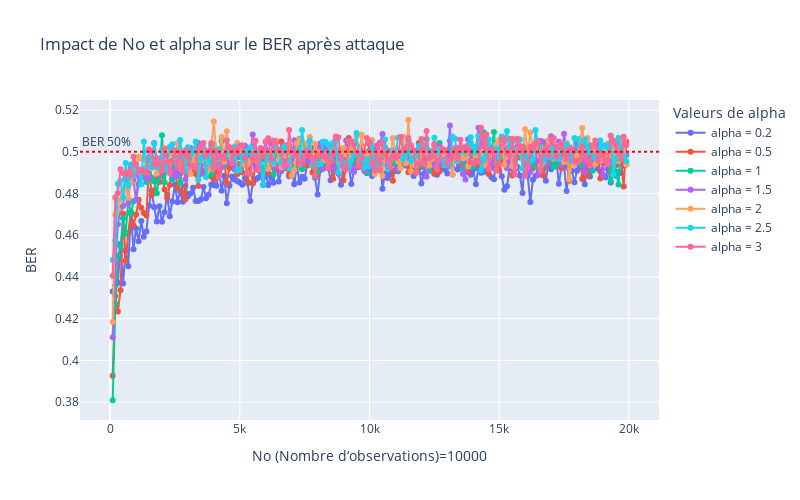
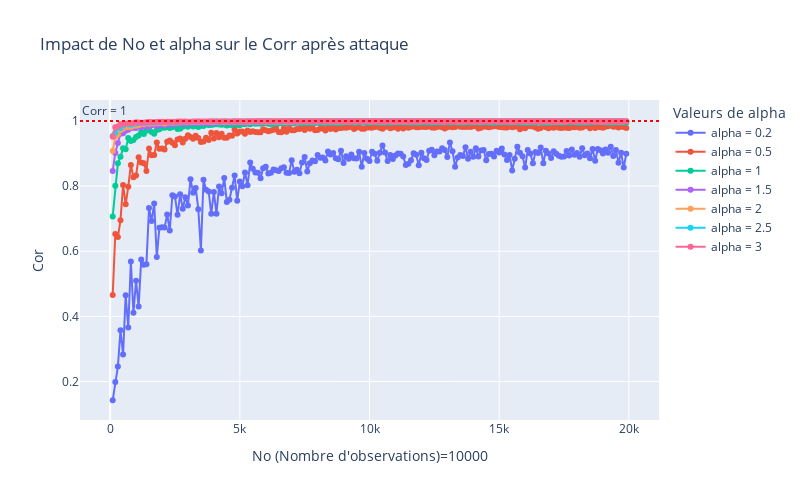

The notebook cell saved with these charts, in order:
### Code cell
alpha_values = [0.2, 0.5, 1, 1.5, 2, 2.5, 3] # Tune the power of the watermark here
Ni_grand = 20000

fig_ber = go.Figure()
fig_corr = go.Figure()
fig_ber.add_hline(y=0.5, line_dash="dot", line_color="red", annotation_text="BER 50%", annotation_position="top left")
fig_corr.add_hline(y=1, line_dash="dot", line_color="red", annotation_text="Corr = 1", annotation_position="top left")

for alpha in alpha_values:
    # Réinitialisation des vecteurs pour les plots
    ber_values = []
    corr_values = []
    No_values = range(100,Ni_grand,100) 
    for No in No_values:
        ber_val, corr_val = do_process(alpha, No)
        ber_values.append(ber_val)
        corr_values.append(corr_val)
    # Graphique du BER
    fig_ber.add_trace(go.Scatter(x=list(No_values), y=ber_values, mode='lines+markers', name=f'alpha = {alpha}'))
    # Graphique du Corr
    fig_corr.add_trace(go.Scatter(x=list(No_values), y=corr_values, mode='lines+markers', name=f'alpha = {alpha}'))
fig_corr.update_layout(
    title="Impact de No et alpha sur le Corr après attaque",
    xaxis_title=f"No (Nombre d'observations)={Ni}",
    yaxis_title="Cor",
    legend_title='Valeurs de alpha',
    width=800,
    height=500
)
    
fig_ber.update_layout(
    title='Impact de No et alpha sur le BER après attaque',
    xaxis_title=f'No (Nombre d‘observations)={Ni}',
    yaxis_title='BER',
    legend_title='Valeurs de alpha',
    width=800,
    height=500
)
fig_ber.show()
fig_corr.show()

### Figure 1 — Plotly figure (JSON) as saved in the notebook; plotly's stock layout.template omitted (floating-point values rounded to 4 significant figures; data arrays with more than 128 entries replaced by an {"elided": "..."} marker saying what was removed)
{"data": [{"mode": "lines+markers", "name": "alpha = 0.2", "type": "scatter", "x": {"elided": "199 int values"}, "y": {"elided": "199 float values"}}, {"mode": "lines+markers", "name": "alpha = 0.5", "type": "scatter", "x": {"elided": "199 int values"}, "y": {"elided": "199 float values"}}, {"mode": "lines+markers", "name": "alpha = 1", "type": "scatter", "x": {"elided": "199 int values"}, "y": {"elided": "199 float values"}}, {"mode": "lines+markers", "name": "alpha = 1.5", "type": "scatter", "x": {"elided": "199 int values"}, "y": {"elided": "199 float values"}}, {"mode": "lines+markers", "name": "alpha = 2", "type": "scatter", "x": {"elided": "199 int values"}, "y": {"elided": "199 float values"}}, {"mode": "lines+markers", "name": "alpha = 2.5", "type": "scatter", "x": {"elided": "199 int values"}, "y": {"elided": "199 float values"}}, {"mode": "lines+markers", "name": "alpha = 3", "type": "scatter", "x": {"elided": "199 int values"}, "y": {"elided": "199 float values"}}], "layout": {"annotations": [{"showarrow": false, "text": "BER 50%", "x": 0, "xanchor": "left", "xref": "x domain", "y": 0.5, "yanchor": "bottom", "yref": "y"}], "height": 500, "legend": {"title": {"text": "Valeurs de alpha"}}, "shapes": [{"line": {"color": "red", "dash": "dot"}, "type": "line", "x0": 0, "x1": 1, "xref": "x domain", "y0": 0.5, "y1": 0.5, "yref": "y"}], "title": {"text": "Impact de No et alpha sur le BER après attaque"}, "width": 800, "xaxis": {"title": {"text": "No (Nombre d‘observations)=10000"}}, "yaxis": {"title": {"text": "BER"}}}}

### Figure 2 — Plotly figure (JSON) as saved in the notebook; plotly's stock layout.template omitted (floating-point values rounded to 4 significant figures; data arrays with more than 128 entries replaced by an {"elided": "..."} marker saying what was removed)
{"data": [{"mode": "lines+markers", "name": "alpha = 0.2", "type": "scatter", "x": {"elided": "199 int values"}, "y": {"elided": "199 float values"}}, {"mode": "lines+markers", "name": "alpha = 0.5", "type": "scatter", "x": {"elided": "199 int values"}, "y": {"elided": "199 float values"}}, {"mode": "lines+markers", "name": "alpha = 1", "type": "scatter", "x": {"elided": "199 int values"}, "y": {"elided": "199 float values"}}, {"mode": "lines+markers", "name": "alpha = 1.5", "type": "scatter", "x": {"elided": "199 int values"}, "y": {"elided": "199 float values"}}, {"mode": "lines+markers", "name": "alpha = 2", "type": "scatter", "x": {"elided": "199 int values"}, "y": {"elided": "199 float values"}}, {"mode": "lines+markers", "name": "alpha = 2.5", "type": "scatter", "x": {"elided": "199 int values"}, "y": {"elided": "199 float values"}}, {"mode": "lines+markers", "name": "alpha = 3", "type": "scatter", "x": {"elided": "199 int values"}, "y": {"elided": "199 float values"}}], "layout": {"annotations": [{"showarrow": false, "text": "Corr = 1", "x": 0, "xanchor": "left", "xref": "x domain", "y": 1, "yanchor": "bottom", "yref": "y"}], "height": 500, "legend": {"title": {"text": "Valeurs de alpha"}}, "shapes": [{"line": {"color": "red", "dash": "dot"}, "type": "line", "x0": 0, "x1": 1, "xref": "x domain", "y0": 1, "y1": 1, "yref": "y"}], "title": {"text": "Impact de No et alpha sur le Corr après attaque"}, "width": 800, "xaxis": {"title": {"text": "No (Nombre d'observations)=10000"}}, "yaxis": {"title": {"text": "Cor"}}}}
